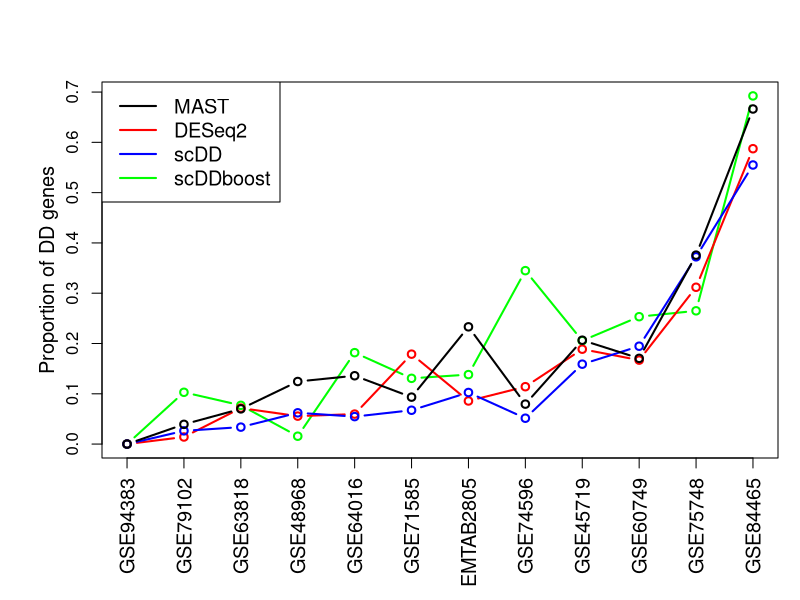

Recreate this plot in R.
NM = c("GSE45719","GSE63818","GSE48968","GSE60749",
       "GSE74596", "GSE71585", "EMTAB2805","GSE79102",
       "GSE64016","GSE75748", "GSE84465","GSE94383")
total_g = c(45686,65218,27723,47192,22443,23337,24057,38390,19974,19084,19097,23368)
nDD_mst = c(9437,4565,3449,8044,1783,2179,5609,1506,2714,7170,12725,0)
nDD_des = c(8620,4667,1541,7878,2561,4173,2062,541,1191,5951,11217,0)
nDD_sc = c(7259,2199,1724,9184,1154,1570,2468,1010,1091,7106,10598,0)
nDD_scb = c(9392,5023,434,11954,7740,3051,3324,3953,3631,5057,13221,0)
#total_g = rep(1,13)
TOT = (nDD_mst + nDD_des + nDD_sc + nDD_scb) / total_g
ORD = order(TOT)
pdf("DD95.pdf", height = 6, width = 10)
par(mar=c(7,5,4,1)+.1)
plot((nDD_scb[ORD] / total_g[ORD]), type = "b", lwd = 2, col = "green", 
     ylab = "", xaxt = 'n', xlab = "")
mtext("Proportion of DD genes", side=2, line=2.2, cex=1.2)
lines((nDD_des[ORD]/ total_g[ORD]) , type = "b", lwd = 2, col = "red")
lines( (nDD_sc[ORD]/total_g[ORD]) , type = "b", lwd = 2, col = "blue")
lines( (nDD_mst[ORD] / total_g[ORD]) , type = "b", lwd = 2)
axis(1, at=1:12, labels=NM[ORD], cex.axis= 1.2, las = 2) 
legend("topleft", legend=c("MAST", "DESeq2", "scDD", "scDDboost"),
       col=c("black", "red", "blue","green"),lty = 1, cex = 1.2,lwd = 2)

dev.off()
